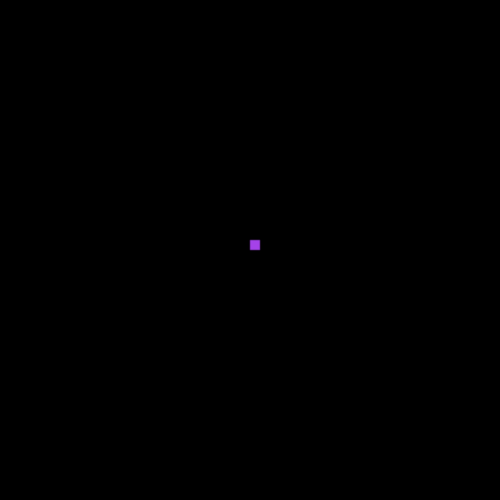
Frame 1 (no input)
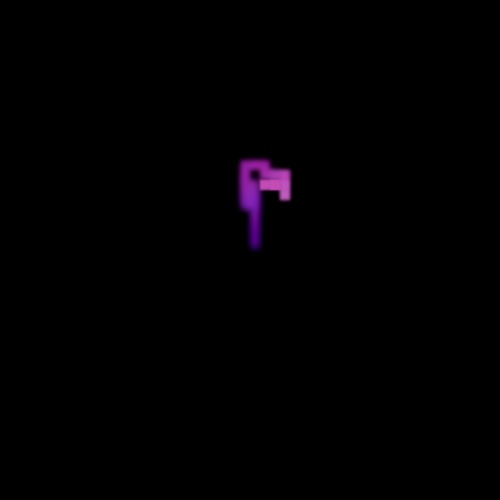
Frame 60 (the mouse pressed at the canvas centre just before this capture)
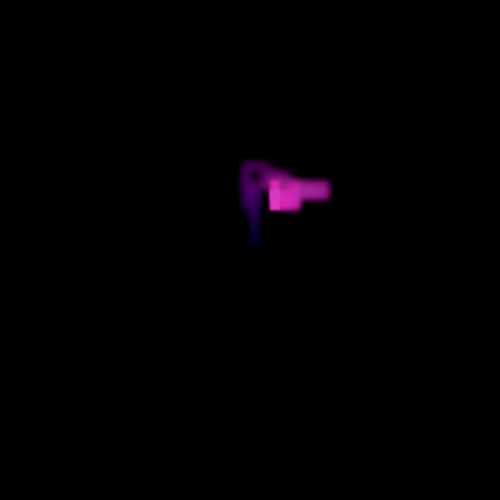
Frame 120 (the mouse held since frame 60 and released just before this capture)

The Processing sketch that drew these frames (run headless with seeded random() and noise(); from frame 60 on, the mouse is pressed at the canvas centre):

// Processing sketch: processing_114129
// ── processing_114129.pde

int ch1, ch2, ch3, help, x1, y1, x2=250, y2=250;

void setup(){
  size(500,500);
  background(0);
  noStroke();
  ch1=int(random(256));
  ch2=int(random(256));
  ch3=int(random(256));
}

void draw(){
  help=int(random(-2,2))*10;
  switch(int(random(4))){
    case 1: ch1+=help; break;
    case 2: ch2+=help; break;
    case 3: ch3+=help;
  }
  if(ch1<0) ch1+=10;
  if(ch2<0) ch2+=10;
  if(ch3<0) ch3+=10;
  if(ch1>255) ch1-=10;
  if(ch2>255) ch2-=10;
  if(ch3>255) ch3-=10;
  fill(color(ch1, ch2, ch3));
  if(int(random(2))==1) x2+=help;
  else y2+=help;
  if(x2==0) x2+=10;
  if(x2==490) x2-=10;
  if(y2==0) y2+=10;
  if(y2==490) y2-=10;
  rect(x2, y2, 10, 10);
  x1=x2;
  y1=y2;
  filter(BLUR,0.6);
}
